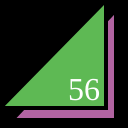
Frame 1 (no input)
Frame 60 (no input): identical to frame 1, image omitted
Frame 120 (the mouse pressed at the canvas centre since frame 60): identical to frame 1, image omitted

The p5.js sketch that drew this single still picture (run headless with seeded random() and noise() and a simulated clock; from frame 60 on, the mouse is pressed at the canvas centre):

// p5.js sketch
// ── sketch.js
function setup() {
  createCanvas(128,128);
}

function draw() {
  background(0);
  strokeWeight(4);
  fill(178, 100, 162);
  triangle(12,120,116,120,116,10);
  fill(94, 185, 84);
  triangle(0,108,106,108,106,0);
  fill(255);
  textSize(32);
  textFont("serif");
  text("56", 68, 100);
}
